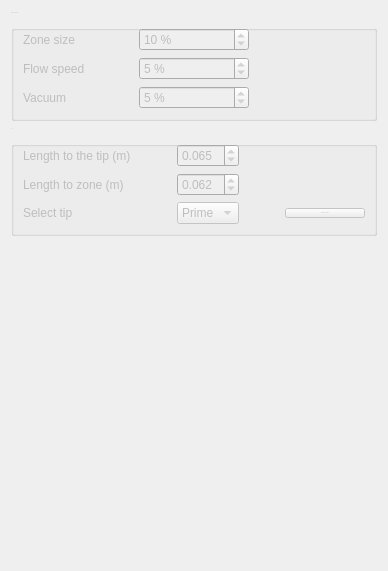
      <widget class="QWidget" name="page_4">
       <layout class="QVBoxLayout" name="verticalLayout_2">
        <item>
         <widget class="QGroupBox" name="groupBox">
          <property name="enabled">
           <bool>false</bool>
          </property>
          <property name="minimumSize">
           <size>
            <width>0</width>
            <height>50</height>
           </size>
          </property>
          <property name="font">
           <font>
            <pointsize>-1</pointsize>
           </font>
          </property>
          <property name="title">
           <string>Base increments</string>
          </property>
          <layout class="QGridLayout" name="gridLayout_4">
           <item row="0" column="1">
            <widget class="QSpinBox" name="spinBox_ds_increment">
             <property name="enabled">
              <bool>false</bool>
             </property>
             <property name="font">
              <font>
               <pointsize>9</pointsize>
              </font>
             </property>
             <property name="toolTip">
              <string>&lt;html&gt;&lt;head/&gt;&lt;body&gt;&lt;p&gt;Base zone size increment/decrement&lt;/p&gt;&lt;/body&gt;&lt;/html&gt;</string>
             </property>
             <property name="suffix">
              <string notr="true"> %</string>
             </property>
             <property name="prefix">
              <string notr="true"/>
             </property>
             <property name="minimum">
              <number>1</number>
             </property>
             <property name="maximum">
              <number>20</number>
             </property>
             <property name="value">
              <number>10</number>
             </property>
            </widget>
           </item>
           <item row="0" column="0">
            <widget class="QLabel" name="label_12">
             <property name="sizePolicy">
              <sizepolicy hsizetype="Minimum" vsizetype="Preferred">
               <horstretch>0</horstretch>
               <verstretch>0</verstretch>
              </sizepolicy>
             </property>
             <property name="font">
              <font>
               <pointsize>9</pointsize>
              </font>
             </property>
             <property name="text">
              <string>Zone size</string>
             </property>
            </widget>
           </item>
           <item row="0" column="2">
            <widget class="QLabel" name="label_23">
             <property name="text">
              <string/>
             </property>
            </widget>
           </item>
           <item row="2" column="0">
            <widget class="QLabel" name="label_14">
             <property name="sizePolicy">
              <sizepolicy hsizetype="Minimum" vsizetype="Preferred">
               <horstretch>0</horstretch>
               <verstretch>0</verstretch>
              </sizepolicy>
             </property>
             <property name="font">
              <font>
               <pointsize>9</pointsize>
              </font>
             </property>
             <property name="text">
              <string>Vacuum</string>
             </property>
            </widget>
           </item>
           <item row="1" column="1">
            <widget class="QSpinBox" name="spinBox_fs_increment">
             <property name="enabled">
              <bool>false</bool>
             </property>
             <property name="font">
              <font>
               <pointsize>9</pointsize>
              </font>
             </property>
             <property name="toolTip">
              <string>&lt;html&gt;&lt;head/&gt;&lt;body&gt;&lt;p&gt;Flow speed base increment/decrement&lt;/p&gt;&lt;/body&gt;&lt;/html&gt;</string>
             </property>
             <property name="suffix">
              <string notr="true"> %</string>
             </property>
             <property name="prefix">
              <string notr="true"/>
             </property>
             <property name="minimum">
              <number>1</number>
             </property>
             <property name="maximum">
              <number>20</number>
             </property>
             <property name="value">
              <number>5</number>
             </property>
            </widget>
           </item>
           <item row="1" column="0">
            <widget class="QLabel" name="label_13">
             <property name="sizePolicy">
              <sizepolicy hsizetype="Minimum" vsizetype="Preferred">
               <horstretch>0</horstretch>
               <verstretch>0</verstretch>
              </sizepolicy>
             </property>
             <property name="font">
              <font>
               <pointsize>9</pointsize>
              </font>
             </property>
             <property name="text">
              <string>Flow speed</string>
             </property>
            </widget>
           </item>
           <item row="2" column="1">
            <widget class="QSpinBox" name="spinBox_v_increment">
             <property name="enabled">
              <bool>false</bool>
             </property>
             <property name="font">
              <font>
               <pointsize>9</pointsize>
              </font>
             </property>
             <property name="toolTip">
              <string>&lt;html&gt;&lt;head/&gt;&lt;body&gt;&lt;p&gt;Base vacuum increment/decrement&lt;/p&gt;&lt;/body&gt;&lt;/html&gt;</string>
             </property>
             <property name="suffix">
              <string notr="true"> %</string>
             </property>
             <property name="prefix">
              <string notr="true"/>
             </property>
             <property name="minimum">
              <number>1</number>
             </property>
             <property name="maximum">
              <number>20</number>
             </property>
             <property name="value">
              <number>5</number>
             </property>
            </widget>
           </item>
          </layout>
          <zorder>label_14</zorder>
          <zorder>spinBox_v_increment</zorder>
          <zorder>label_13</zorder>
          <zorder>spinBox_fs_increment</zorder>
          <zorder>label_12</zorder>
          <zorder>spinBox_ds_increment</zorder>
          <zorder>label_23</zorder>
         </widget>
        </item>
        <item>
         <widget class="QGroupBox" name="groupBox_2">
          <property name="enabled">
           <bool>false</bool>
          </property>
          <property name="minimumSize">
           <size>
            <width>0</width>
            <height>20</height>
           </size>
          </property>
          <property name="font">
           <font>
            <pointsize>-1</pointsize>
           </font>
          </property>
          <property name="title">
           <string>Tip</string>
          </property>
          <layout class="QGridLayout" name="gridLayout_9">
           <item row="0" column="0">
            <widget class="QLabel" name="label_39">
             <property name="minimumSize">
              <size>
               <width>0</width>
               <height>0</height>
              </size>
             </property>
             <property name="maximumSize">
              <size>
               <width>16777215</width>
               <height>16777215</height>
              </size>
             </property>
             <property name="font">
              <font>
               <pointsize>9</pointsize>
              </font>
             </property>
             <property name="text">
              <string>Length to the tip (m)</string>
             </property>
            </widget>
           </item>
           <item row="1" column="0">
            <widget class="QLabel" name="label_40">
             <property name="font">
              <font>
               <pointsize>9</pointsize>
              </font>
             </property>
             <property name="text">
              <string>Length to zone (m)</string>
             </property>
            </widget>
           </item>
           <item row="2" column="0">
            <widget class="QLabel" name="label_41">
             <property name="font">
              <font>
               <pointsize>9</pointsize>
              </font>
             </property>
             <property name="text">
              <string>Select tip</string>
             </property>
            </widget>
           </item>
           <item row="2" column="2">
            <widget class="QComboBox" name="comboBox_tipSelection">
             <property name="enabled">
              <bool>false</bool>
             </property>
             <property name="font">
              <font>
               <pointsize>9</pointsize>
              </font>
             </property>
             <item>
              <property name="text">
               <string>Prime</string>
              </property>
             </item>
             <item>
              <property name="text">
               <string>Flex</string>
              </property>
             </item>
            </widget>
           </item>
           <item row="1" column="2">
            <widget class="QDoubleSpinBox" name="doubleSpinBox_lengthToZone">
             <property name="enabled">
              <bool>false</bool>
             </property>
             <property name="minimumSize">
              <size>
               <width>0</width>
               <height>20</height>
              </size>
             </property>
             <property name="font">
              <font>
               <pointsize>9</pointsize>
              </font>
             </property>
             <property name="decimals">
              <number>3</number>
             </property>
             <property name="minimum">
              <double>0.001000000000000</double>
             </property>
             <property name="maximum">
              <double>0.100000000000000</double>
             </property>
             <property name="singleStep">
              <double>0.001000000000000</double>
             </property>
             <property name="value">
              <double>0.062000000000000</double>
             </property>
            </widget>
           </item>
           <item row="0" column="2">
            <widget class="QDoubleSpinBox" name="doubleSpinBox_lengthToTip">
             <property name="enabled">
              <bool>false</bool>
             </property>
             <property name="minimumSize">
              <size>
               <width>0</width>
               <height>20</height>
              </size>
             </property>
             <property name="maximumSize">
              <size>
               <width>100</width>
               <height>16777215</height>
              </size>
             </property>
             <property name="font">
              <font>
               <pointsize>9</pointsize>
              </font>
             </property>
             <property name="decimals">
              <number>3</number>
             </property>
             <property name="minimum">
              <double>0.001000000000000</double>
             </property>
             <property name="maximum">
              <double>0.100000000000000</double>
             </property>
             <property name="singleStep">
              <double>0.001000000000000</double>
             </property>
             <property name="value">
              <double>0.065000000000000</double>
             </property>
            </widget>
           </item>
           <item row="2" column="4">
            <widget class="QPushButton" name="pushButton_enableTipSetting">
             <property name="enabled">
              <bool>false</bool>
             </property>
             <property name="text">
              <string>Enable tip setting</string>
             </property>
            </widget>
           </item>
           <item row="0" column="1" rowspan="3">
            <spacer name="horizontalSpacer_3">
             <property name="orientation">
              <enum>Qt::Horizontal</enum>
             </property>
             <property name="sizeType">
              <enum>QSizePolicy::Fixed</enum>
             </property>
             <property name="sizeHint" stdset="0">
              <size>
               <width>40</width>
               <height>20</height>
              </size>
             </property>
            </spacer>
           </item>
           <item row="2" column="3">
            <spacer name="horizontalSpacer_4">
             <property name="orientation">
              <enum>Qt::Horizontal</enum>
             </property>
             <property name="sizeHint" stdset="0">
              <size>
               <width>40</width>
               <height>20</height>
              </size>
             </property>
            </spacer>
           </item>
           <item row="0" column="4" rowspan="2">
            <spacer name="horizontalSpacer_2">
             <property name="orientation">
              <enum>Qt::Horizontal</enum>
             </property>
             <property name="sizeHint" stdset="0">
              <size>
               <width>40</width>
               <height>20</height>
              </size>
             </property>
            </spacer>
           </item>
          </layout>
         </widget>
        </item>
        <item>
         <spacer name="verticalSpacer_9">
          <property name="orientation">
           <enum>Qt::Vertical</enum>
          </property>
          <property name="sizeHint" stdset="0">
           <size>
            <width>20</width>
            <height>324</height>
           </size>
          </property>
         </spacer>
        </item>
       </layout>
      </widget>
